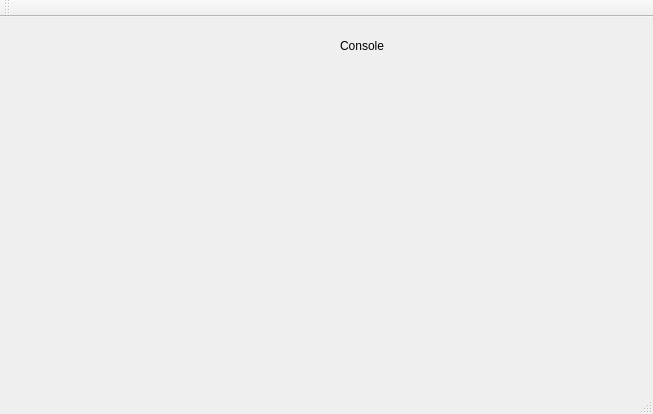
<?xml version="1.0" encoding="UTF-8"?>
<ui version="4.0">
 <class>MainWindow</class>
 <widget class="QMainWindow" name="MainWindow">
  <property name="geometry">
   <rect>
    <x>0</x>
    <y>0</y>
    <width>653</width>
    <height>414</height>
   </rect>
  </property>
  <property name="windowTitle">
   <string>MainWindow</string>
  </property>
  <widget class="QWidget" name="centralWidget">
   <widget class="QWidget" name="verticalLayoutWidget">
    <property name="geometry">
     <rect>
      <x>340</x>
      <y>40</y>
      <width>291</width>
      <height>291</height>
     </rect>
    </property>
    <layout class="QVBoxLayout" name="consoleContainer"/>
   </widget>
   <widget class="QLabel" name="consoleTitle">
    <property name="geometry">
     <rect>
      <x>340</x>
      <y>20</y>
      <width>67</width>
      <height>17</height>
     </rect>
    </property>
    <property name="text">
     <string>Console</string>
    </property>
   </widget>
   <widget class="QWidget" name="verticalLayoutWidget_2">
    <property name="geometry">
     <rect>
      <x>20</x>
      <y>20</y>
      <width>311</width>
      <height>311</height>
     </rect>
    </property>
    <layout class="QVBoxLayout" name="catalogContainer"/>
   </widget>
  </widget>
  <widget class="QMenuBar" name="menuBar">
   <property name="geometry">
    <rect>
     <x>0</x>
     <y>0</y>
     <width>653</width>
     <height>25</height>
    </rect>
   </property>
  </widget>
  <widget class="QToolBar" name="mainToolBar">
   <attribute name="toolBarArea">
    <enum>TopToolBarArea</enum>
   </attribute>
   <attribute name="toolBarBreak">
    <bool>false</bool>
   </attribute>
  </widget>
  <widget class="QStatusBar" name="statusBar"/>
 </widget>
 <layoutdefault spacing="6" margin="11"/>
 <resources/>
 <connections/>
</ui>
